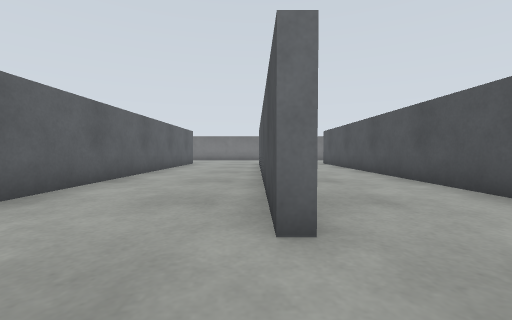
[1] (above)

17 first-person views from a walk through a world built for the Gazebo simulator. The camera is 0.17 m above the floor, tilts 2° down and sees 90° across. The floor is counted in squares, 0.25 m on a side. Each view is taken from the middle of a square. On the plan, view 1 faces up. The plan holds only what a view shows up to about 9 squares ahead; the rest is blank. The place goes on beyond the plan.

[2]
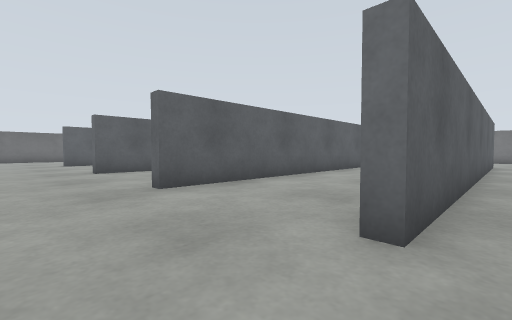

[3]
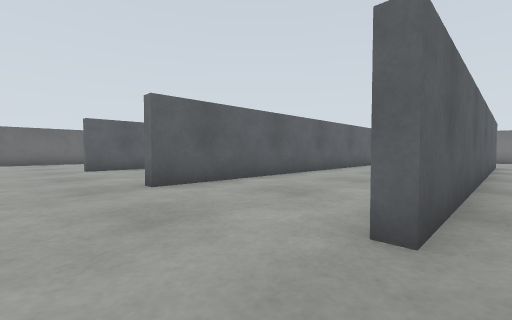

[4]
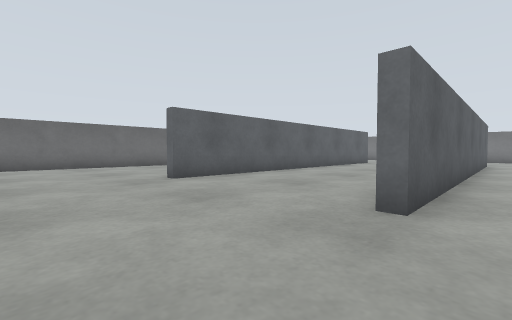

[5]
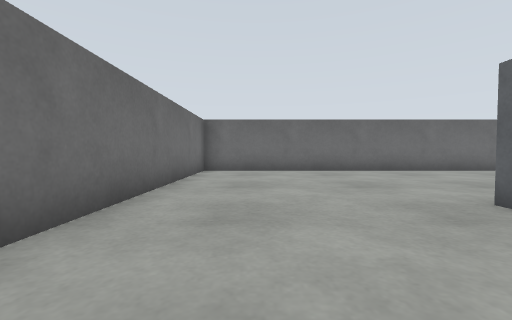

[6]
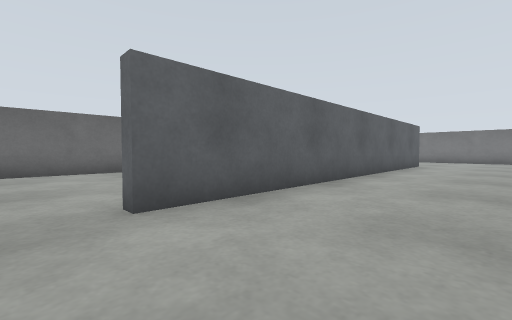

[7]
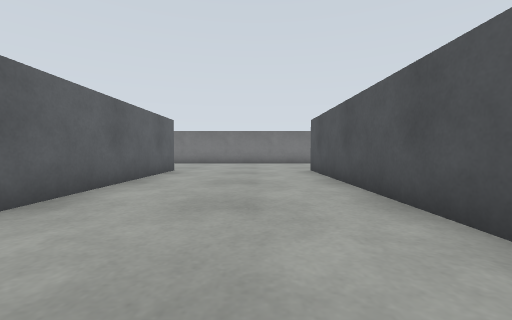

[8]
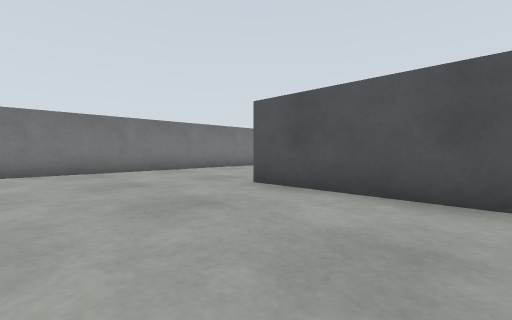

[9]
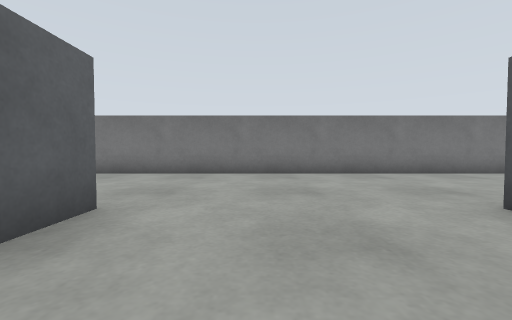

[10]
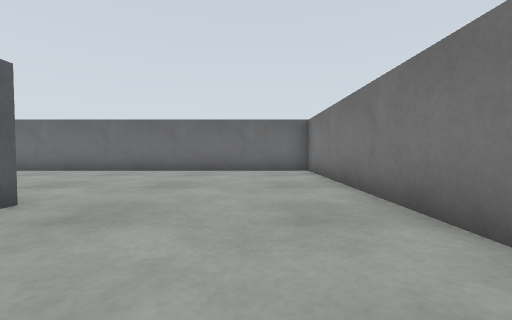

[11]
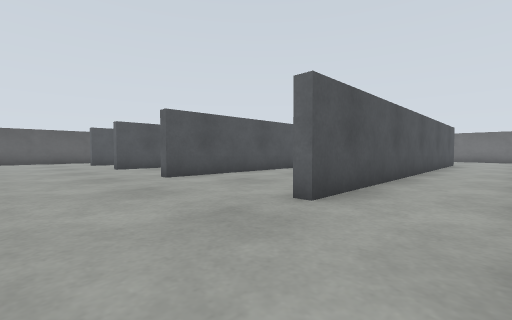

[12]
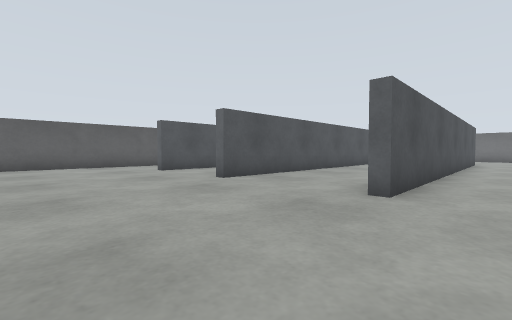

[13]
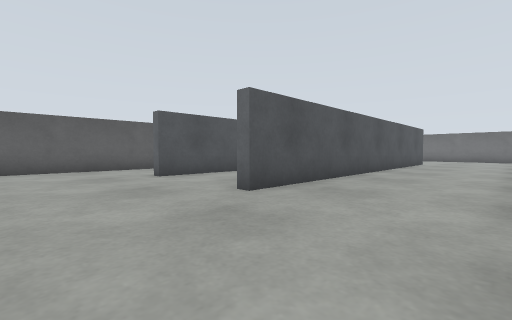

[14]
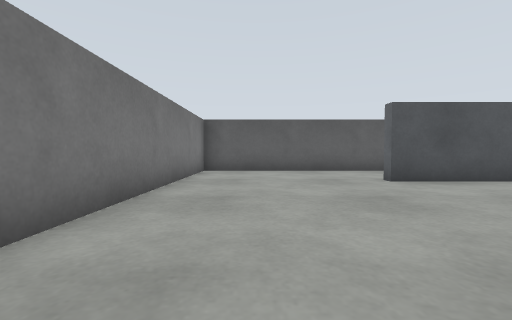

[15]
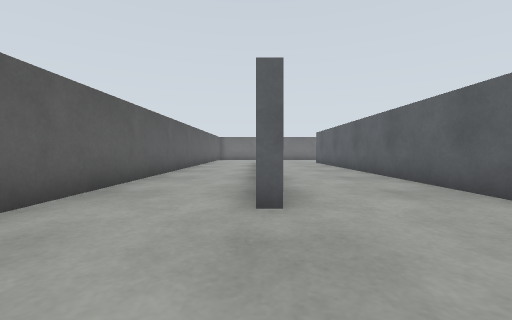

[16]
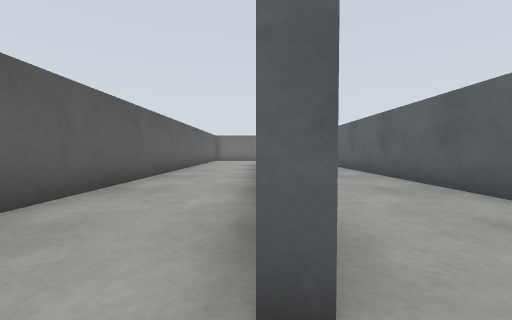

[17]
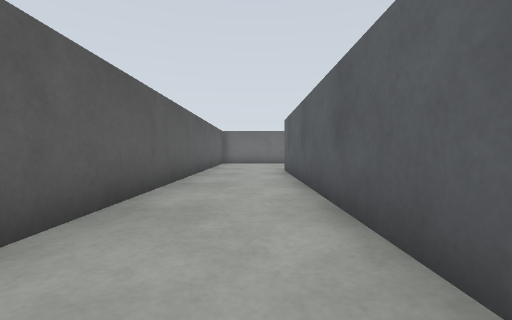

### Floor plan
Points are (right, up) in squares from view 1. A wall is a line through its corners. A room is listed if a view was taken in it or the views show most of it. See-through windows are left out.
Room 1 (views 1, 2, 3, 4, 5, 6, 7, 8, 9, 10, 11, 12, 13, 14, 15, 16, 17)
walls: (-3.8, 6.5) (-3.8, 14) (-3.4, 14); (-8.1, 6.1) (-8.1, 14); (-7.8, 11) (-7.8, 2); (-3.4, 12.4) (-3.4, 2) (-3.9, 2); (0.5, 13.5) (0.5, 2); (0.2, 2) (0.2, 14); (-12.9, 14) (-12.9, 2) (-13.2, 2); (3.7, 11.2) (3.7, 14); (4, 10.1) (4, 2.1); (3.7, 3.6) (3.7, 9); (-3.4, 18.8) (-18.8, 18.8) (-18.8, -2.8) (-11.8, -2.8); (6.8, 2) (6.8, 18.8) (-0.2, 18.8)

Where each view was taken, in squares from view 1:
view 1: 0 up, 0 right, facing up
view 2: 0 up, 1 right, facing up-left
view 3: 0 up, 3 left, facing up-left
view 4: 1 down, 7 left, facing up-left
view 5: 1 down, 10 left, facing left
view 6: 1 up, 10 left, facing up-left
view 7: 5 up, 10 left, facing up
view 8: 10 up, 12 left, facing up-right
view 9: 11 up, 11 left, facing up
view 10: 17 up, 10 left, facing left
view 11: 17 up, 10 left, facing down-right
view 12: 18 up, 5 left, facing down-right
view 13: 17 up, 3 left, facing down-right
view 14: 17 up, 2 left, facing right
view 15: 17 up, 4 right, facing down
view 16: 15 up, 4 right, facing down
view 17: 11 up, 5 right, facing down
